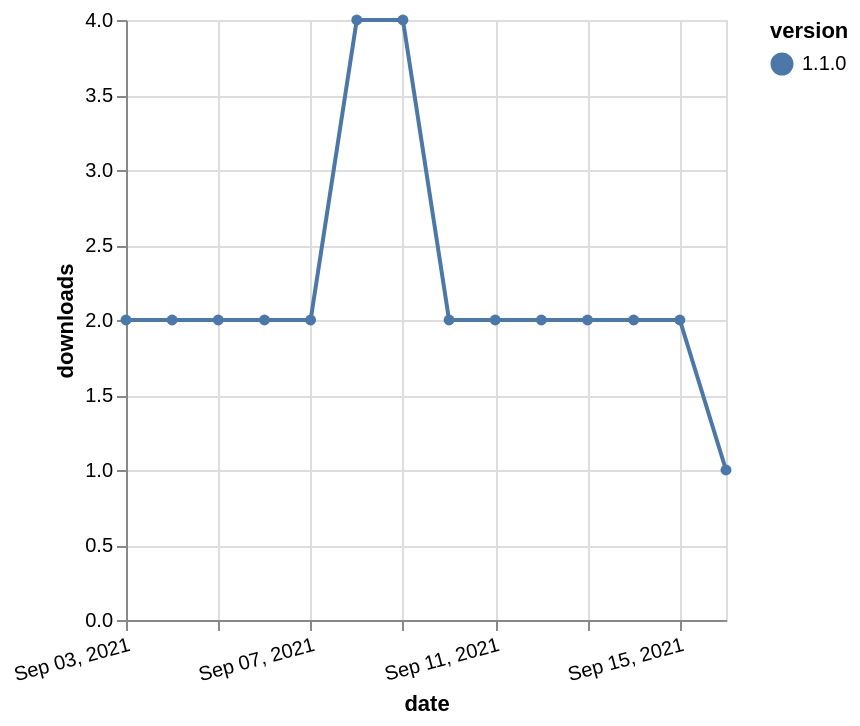

Express this chart as Vega-Lite.
### Vega-Lite specification from a JSON file in a GitHub repository (floating-point values rounded to 4 significant figures)
{"$schema": "https://vega.github.io/schema/vega-lite/v5.json", "description": "A simple bar chart with embedded data.", "data": {"values": [{"date": "2021-09-03", "total": 3304, "delta": 2, "version": "1.1.0"}, {"date": "2021-09-04", "total": 3306, "delta": 2, "version": "1.1.0"}, {"date": "2021-09-05", "total": 3308, "delta": 2, "version": "1.1.0"}, {"date": "2021-09-06", "total": 3310, "delta": 2, "version": "1.1.0"}, {"date": "2021-09-07", "total": 3312, "delta": 2, "version": "1.1.0"}, {"date": "2021-09-08", "total": 3316, "delta": 4, "version": "1.1.0"}, {"date": "2021-09-09", "total": 3320, "delta": 4, "version": "1.1.0"}, {"date": "2021-09-10", "total": 3322, "delta": 2, "version": "1.1.0"}, {"date": "2021-09-11", "total": 3324, "delta": 2, "version": "1.1.0"}, {"date": "2021-09-12", "total": 3326, "delta": 2, "version": "1.1.0"}, {"date": "2021-09-13", "total": 3328, "delta": 2, "version": "1.1.0"}, {"date": "2021-09-14", "total": 3330, "delta": 2, "version": "1.1.0"}, {"date": "2021-09-15", "total": 3332, "delta": 2, "version": "1.1.0"}, {"date": "2021-09-16", "total": 3333, "delta": 1, "version": "1.1.0"}]}, "width": "container", "mark": {"type": "line", "point": {"filled": true}}, "encoding": {"x": {"field": "date", "type": "temporal", "timeUnit": "yearmonthdate", "title": "date", "axis": {"labelAngle": -15}}, "y": {"field": "delta", "type": "quantitative", "title": "downloads"}, "color": {"field": "version", "type": "nominal"}, "tooltip": {"field": "delta"}}}
